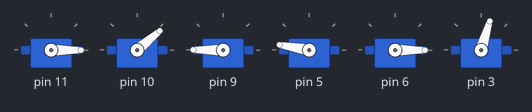
A sketch run on a simulated Arduino Uno, built with avr-gcc and run on an emulated ATmega328P. On the bench: 6 × servo. The ROS host is connected and sends only what is stated.

Above: at 0.1 s.
At 6.4 s:
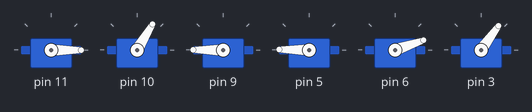
At 7.0 s:
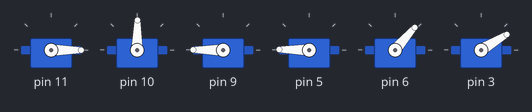
At 7.8 s:
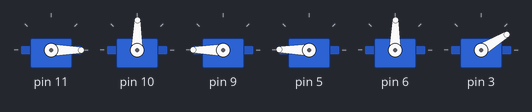
Timing chart, 0 to 9.3 s (numbered marks = the images above):
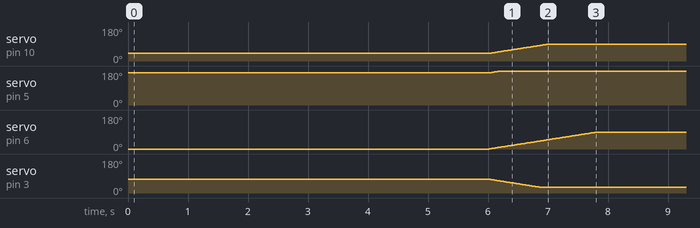

The sketch:

multi_servo.ino
```cpp
//Currently this code has some problem synchronizing the feedback with the computer.
//Now it is just a open loop no feed back control, simply assign the position value to servos.

#if (ARDUINO >= 100)
 #include <Arduino.h>
#else
 #include <WProgram.h>
#endif
#include <Braccio.h>
#include <Servo.h>
#include <ros.h>
#include "std_msgs/MultiArrayLayout.h"
#include "std_msgs/MultiArrayDimension.h"

#include "std_msgs/UInt16MultiArray.h"
#include "std_msgs/UInt16.h"
ros::NodeHandle nh;

std_msgs::UInt16 debug_msg;
//debug indicator only return the first entry of the list.
ros::Publisher debug("debug", &debug_msg);


Servo base;
Servo shoulder;
Servo elbow;
Servo wrist_rot;
Servo wrist_ver;
Servo gripper;

unsigned int M1;
unsigned int M2;
unsigned int M3;
unsigned int M4;
unsigned int M5;
unsigned int M6;
void servo_cb( const std_msgs::UInt16MultiArray&  cmd_msg){
    M1 = cmd_msg.data[0];
    M2 = cmd_msg.data[1];
    M3 = cmd_msg.data[2];
    M4 = cmd_msg.data[3];
    M5 = cmd_msg.data[4];
    M6 = cmd_msg.data[5];

    Braccio.ServoMovement(10,M1,M2,M3,M4,M5,M6);

    //publish the debug information
    //debug_msg.data = M1;
    //debug.publish(&debug_msg);
    //nh.spinOnce();
}


ros::Subscriber<std_msgs::UInt16MultiArray> sub("servo", servo_cb);

void setup(){
    nh.initNode();
    nh.subscribe(sub);
    Braccio.begin();
    Braccio.ServoMovement(20,0,90,180,180,90,30);
    //nh.advertise(debug);

}

void loop(){
    nh.spinOnce();
    delay(1000); //50Hz
}
```
